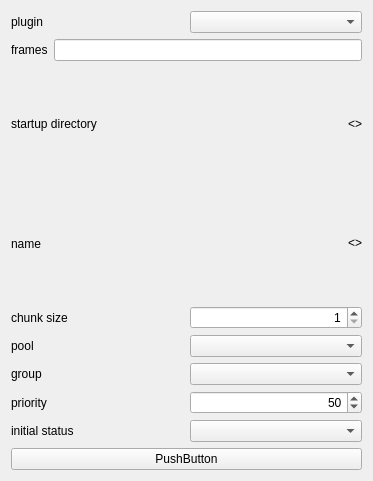
<?xml version="1.0" encoding="UTF-8"?>
<ui version="4.0">
 <class>Form</class>
 <widget class="QWidget" name="Form">
  <property name="geometry">
   <rect>
    <x>0</x>
    <y>0</y>
    <width>373</width>
    <height>481</height>
   </rect>
  </property>
  <property name="windowTitle">
   <string>Form</string>
  </property>
  <layout class="QGridLayout" name="gridLayout">
   <item row="0" column="0">
    <layout class="QVBoxLayout" name="verticalLayout">
     <item>
      <layout class="QHBoxLayout" name="horizontalLayout_3">
       <item>
        <widget class="QLabel" name="label">
         <property name="text">
          <string>plugin</string>
         </property>
        </widget>
       </item>
       <item>
        <widget class="QComboBox" name="comboBoxDeadlinePlugin"/>
       </item>
      </layout>
     </item>
     <item>
      <layout class="QHBoxLayout" name="horizontalLayout_4">
       <item>
        <widget class="QLabel" name="label_2">
         <property name="text">
          <string>frames</string>
         </property>
        </widget>
       </item>
       <item>
        <widget class="QLineEdit" name="lineEdit">
         <property name="alignment">
          <set>Qt::AlignRight|Qt::AlignTrailing|Qt::AlignVCenter</set>
         </property>
        </widget>
       </item>
      </layout>
     </item>
     <item>
      <layout class="QHBoxLayout" name="horizontalLayout_5">
       <item>
        <widget class="QLabel" name="label_3">
         <property name="text">
          <string>startup directory</string>
         </property>
        </widget>
       </item>
       <item>
        <widget class="QLabel" name="label_4">
         <property name="text">
          <string>&lt;&gt;</string>
         </property>
         <property name="alignment">
          <set>Qt::AlignRight|Qt::AlignTrailing|Qt::AlignVCenter</set>
         </property>
        </widget>
       </item>
      </layout>
     </item>
     <item>
      <layout class="QHBoxLayout" name="horizontalLayout_10">
       <item>
        <widget class="QLabel" name="label_9">
         <property name="text">
          <string>name</string>
         </property>
        </widget>
       </item>
       <item>
        <widget class="QLabel" name="label_10">
         <property name="text">
          <string>&lt;&gt;</string>
         </property>
         <property name="alignment">
          <set>Qt::AlignRight|Qt::AlignTrailing|Qt::AlignVCenter</set>
         </property>
        </widget>
       </item>
      </layout>
     </item>
     <item>
      <layout class="QHBoxLayout" name="horizontalLayout_11"/>
     </item>
     <item>
      <layout class="QHBoxLayout" name="horizontalLayout_6">
       <item>
        <widget class="QLabel" name="label_5">
         <property name="text">
          <string>chunk size</string>
         </property>
        </widget>
       </item>
       <item>
        <widget class="QSpinBox" name="spinBox">
         <property name="alignment">
          <set>Qt::AlignRight|Qt::AlignTrailing|Qt::AlignVCenter</set>
         </property>
         <property name="minimum">
          <number>1</number>
         </property>
        </widget>
       </item>
      </layout>
     </item>
     <item>
      <layout class="QHBoxLayout" name="horizontalLayout_7">
       <item>
        <widget class="QLabel" name="label_6">
         <property name="text">
          <string>pool</string>
         </property>
        </widget>
       </item>
       <item>
        <widget class="QComboBox" name="comboBoxDeadlinePool"/>
       </item>
      </layout>
     </item>
     <item>
      <layout class="QHBoxLayout" name="horizontalLayout_8">
       <item>
        <widget class="QLabel" name="label_7">
         <property name="text">
          <string>group</string>
         </property>
        </widget>
       </item>
       <item>
        <widget class="QComboBox" name="comboBoxDeadlineGroup"/>
       </item>
      </layout>
     </item>
     <item>
      <layout class="QHBoxLayout" name="horizontalLayout_9">
       <item>
        <widget class="QLabel" name="label_8">
         <property name="text">
          <string>priority</string>
         </property>
        </widget>
       </item>
       <item>
        <widget class="QSpinBox" name="spinBox_2">
         <property name="alignment">
          <set>Qt::AlignRight|Qt::AlignTrailing|Qt::AlignVCenter</set>
         </property>
         <property name="maximum">
          <number>100</number>
         </property>
         <property name="value">
          <number>50</number>
         </property>
        </widget>
       </item>
      </layout>
     </item>
     <item>
      <layout class="QHBoxLayout" name="horizontalLayout_12">
       <item>
        <widget class="QLabel" name="label_11">
         <property name="text">
          <string>initial status</string>
         </property>
        </widget>
       </item>
       <item>
        <widget class="QComboBox" name="comboBox_4"/>
       </item>
      </layout>
     </item>
     <item>
      <widget class="QPushButton" name="pushButton">
       <property name="text">
        <string>PushButton</string>
       </property>
      </widget>
     </item>
    </layout>
   </item>
  </layout>
 </widget>
 <resources/>
 <connections/>
</ui>
